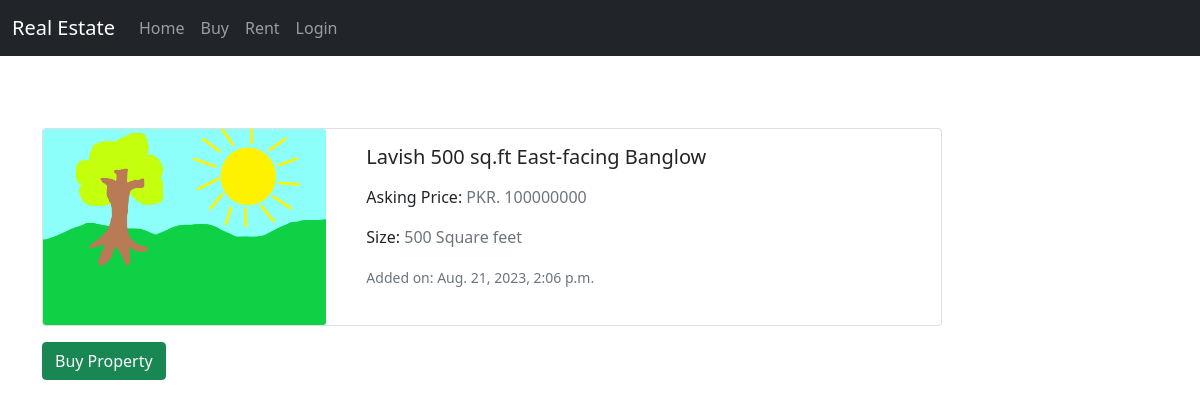
The app's page /property/1, older data.
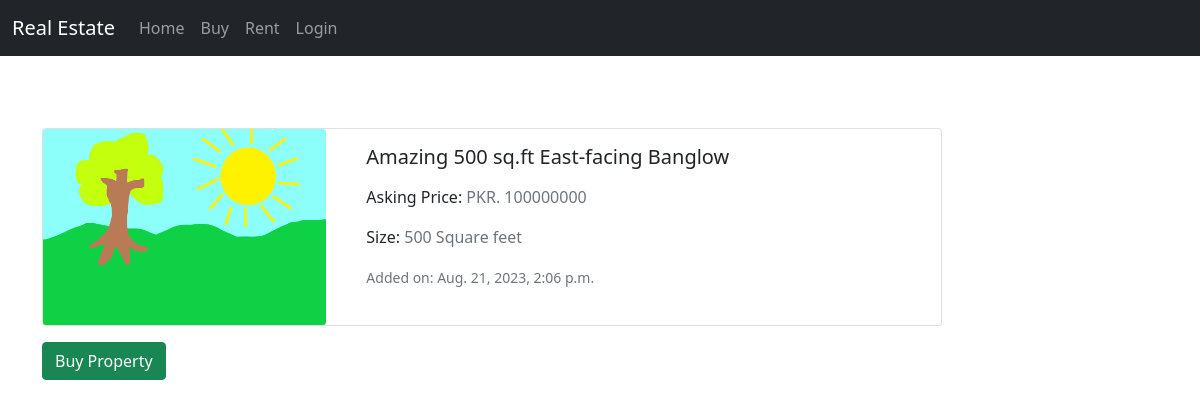
The same page, newer data.
### market/models.py (models this page shows, shortened)
class Property(models.Model):
    UNIT_CHOICES = [
        ("Square feet", "sq.ft"),
        ("Square meters", "sq.m"),
        ("Marla", "marla"),
        ("Kanal", "kanal"),
    ]
    SALE_CHOICES = [
        ("Sell", "Sell"),
        ("Rent", "Rent"),
    ]
    PROVINCE_CHOICES = [
        ("Sindh", "S"),
        ("Punjab", "P"),
        ("Balochistan", "B"),
        ("KPK", "K"),
    ]
    title = models.CharField(max_length=300, blank=True, null=True)
    owner = models.ForeignKey(
        settings.AUTH_USER_MODEL, on_delete=models.CASCADE, blank=True, null=True)
    type = models.ForeignKey(
        PropertyType, on_delete=models.CASCADE, related_name="property", blank=True, null=True)
    sale_type = models.CharField(
        max_length=10, choices=SALE_CHOICES, blank=True, null=True)
    address = models.CharField(max_length=500, blank=True, null=True)
    price = models.IntegerField(blank=True, null=True)
    size = models.IntegerField(blank=True, null=True)
    size_unit = models.CharField(
        choices=UNIT_CHOICES, blank=True, null=True, max_length=100)
    description = models.TextField(blank=True, null=True)
    province = models.CharField(
        choices=PROVINCE_CHOICES, max_length=40, null=True, blank=True)
    city = models.ForeignKey(
        City, on_delete=models.CASCADE, related_name="property_city", null=True, blank=True)
    area = models.ForeignKey(
        Area, on_delete=models.CASCADE, related_name="area", null=True, blank=True)
    property_pic = models.ImageField(
        upload_to=property_pic_path, blank=True, null=True)
    added_at = models.DateTimeField(
        default=timezone.now, blank=True, null=True)

### market/views.py (the view)
# urls.py: path('property/<int:listing_id>', ListingDataView, name="listing_data"),
def ListingDataView(request, listing_id):
    listing = Property.objects.get(id=listing_id)
    listing_title = listing.title[0:30] + "..."
    is_owner = False
    if (listing.owner == request.user):
        is_owner = True
    l_type = "Rent"
    if (listing.sale_type == 'Sell'):
        l_type = "Buy"
    return render(request, 'market/property_data.html', {'listing': listing, 'title': listing_title, 'type': l_type, 'isOwner': is_owner})

### market/templates/market/property_data.html (shortened to what this page needs)
{% extends 'market/base.html' %}
{% block content %}
<section class="container mt-5">
  <div class="row">
    <div>
      <div class="card mb-3" style="max-width: 900px;">
        <div class="row no-gutters">
          <div class="col-md-4">
            <img src="{% if listing.property_pic %}{{ listing.property_pic.url }}{% else %}https://static.vecteezy.com/system/resources/previews/014/554/760/original/man-profile-negative-photo-anonymous-silhouette-human-head-businessman-worker-support-illustration-vector.jpg{% endif %}"  class="card-img img-fluid" style="object-fit: cover; height: 100%; max-height: 200px;" alt="">
          </div>
          <div class="col-md-8">
            <div class="card-body">
              <h5 class="card-title">{{ listing.title }}</h5>
              <p class="card-text">Asking Price: <span class="text-muted">PKR. {{ listing.price }}</span></p>
              <p class="card-text">Size: <span class="text-muted">{{ listing.size }} {{ listing.size_unit }}</span></p>
              <div ><small class="text-muted">Added on: {{ listing.added_at }}</small></div>
            </div>
          </div>
        </div>
      </div>
    </div>
  </div>
  {% if isOwner %}
    <a href="{% url 'users:edit_listing' listing.id %}" class="btn btn-warning">Edit Property</a>
  {% else %}
    <a href="#" class="btn btn-success">{{ type }} Property</a>
  {% endif %}
</section>
{% endblock %}

Row changes from the older to the newer data that the page shows:
changed Property "Square feet": title "Lavish 500 sq.ft East-facing Banglow" → "Amazing 500 sq.ft East-facing Banglow"
